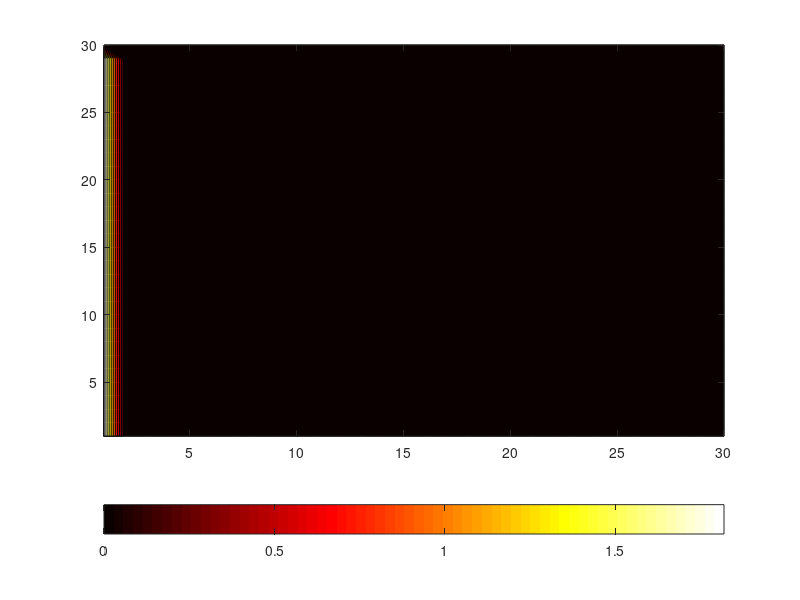

MATLAB code for this plot:
%% 2D Heat Transfer D2Q9
% by Manuel Diaz
clc; clear; %close all;

%% Domain Grid
L = 30;    % Length
H = 30;    % Height
n = 30;    % Nodes in x
m = 30;    % Nodes in y
dx = L/n; dy = H/m; dt = 1;
x = 1:dx:L; y = 1:dy:H;
K = 9;      % linkages

%% Initial Condition
f = zeros(m,n,K);
rho = zeros(m,n);    % initial value of the dependent variable rho = T(x,t)
feq = zeros(m,n);

%% Constants
csq   = (dx^2)/(dt^2);
alpha = 0.25;
omega = 1/(3*alpha/(csq*dt)+0.5);
w     = [4/9,1/9,1/9,1/9,1/9,1/36,1/36,1/36,1/36];
cx    = [  0,  1,  0, -1,  0,   1,  -1,  -1,   1];
cy    = [  0,  0,  1,  0, -1,   1,   1,  -1,  -1];
iter  = 200; % time steps

%% Boundary Conditions
twall = 1; 

for i = x;
    for j = y;
        for k = 1:K;
            f(j,i,k) = w(k) * rho(j,i);
            if i == 1;
               f(j,i,k) = w(k) * twall;
            end
        end
    end
end

%% Main Loop
for iterations = 2:iter;
    % Collision process  
    for i=1:K
        rho = rho + f(:,:,k);
    end
        
    for k = 1:K;
        feq = w(k)*rho;
        f(:,:,k) = omega * feq + (1-omega) * f(:,:,k);
    end 
    % Streaming process
    for j = 1:1:m-1;
        for i = 1:1:n-1;
            f(:,j,2) = f( : ,j+1,2);
            f(i,j,6) = f(i+1,j+1,6);
        end
    end
    for j = 1:1:n-1;
        for i = m:1:2;
            f(:,j,3) = f( : ,j+1,3);
            f(i,j,7) = f(i-1,j+1,7);
        end
    end
    for j = n:1:2;
        for i = m:1:2;
            f(:,j,4) = f( : ,j-1,4);
            f(:,j,8) = f(i-1,j-1,8);
        end
    end
    for j = n:1:2;
        for i = 1:1:m-1;
            f(:,j,5) = f( : ,j-1,5);
            f(:,j,9) = f(i+1,j-1,9);
        end
    end
    % Boundary conditions
    f(:,1,2) = w(2)*twall + w(4)*twall - f(:,1,4);
    f(:,1,6) = w(6)*twall + w(7)*twall - f(:,1,7);
    f(:,1,9) = w(9)*twall + w(8)*twall - f(:,1,8);
    
    f(:,n,4) = -f(:,n,2);
    f(:,n,7) = -f(:,n,9);
    f(:,n,8) = -f(:,n,6); 
    
    f(m,:,8) = -f(m,:,6);
    f(m,:,5) = -f(m,:,3);
    f(m,:,9) = -f(m,:,7);
    
    f(1,:,1) = f(2,:,1);
    f(1,:,2) = f(2,:,2);
    f(1,:,3) = f(2,:,3);
    f(1,:,4) = f(2,:,4);
    f(1,:,5) = f(2,:,5);
    f(1,:,6) = f(2,:,6);
    f(1,:,7) = f(2,:,7);
    f(1,:,8) = f(2,:,8);
    f(1,:,9) = f(2,:,9);
    
end

%% Make pretty pictures
contourf(rho)
colormap hot
colorbar('location','southoutside')
